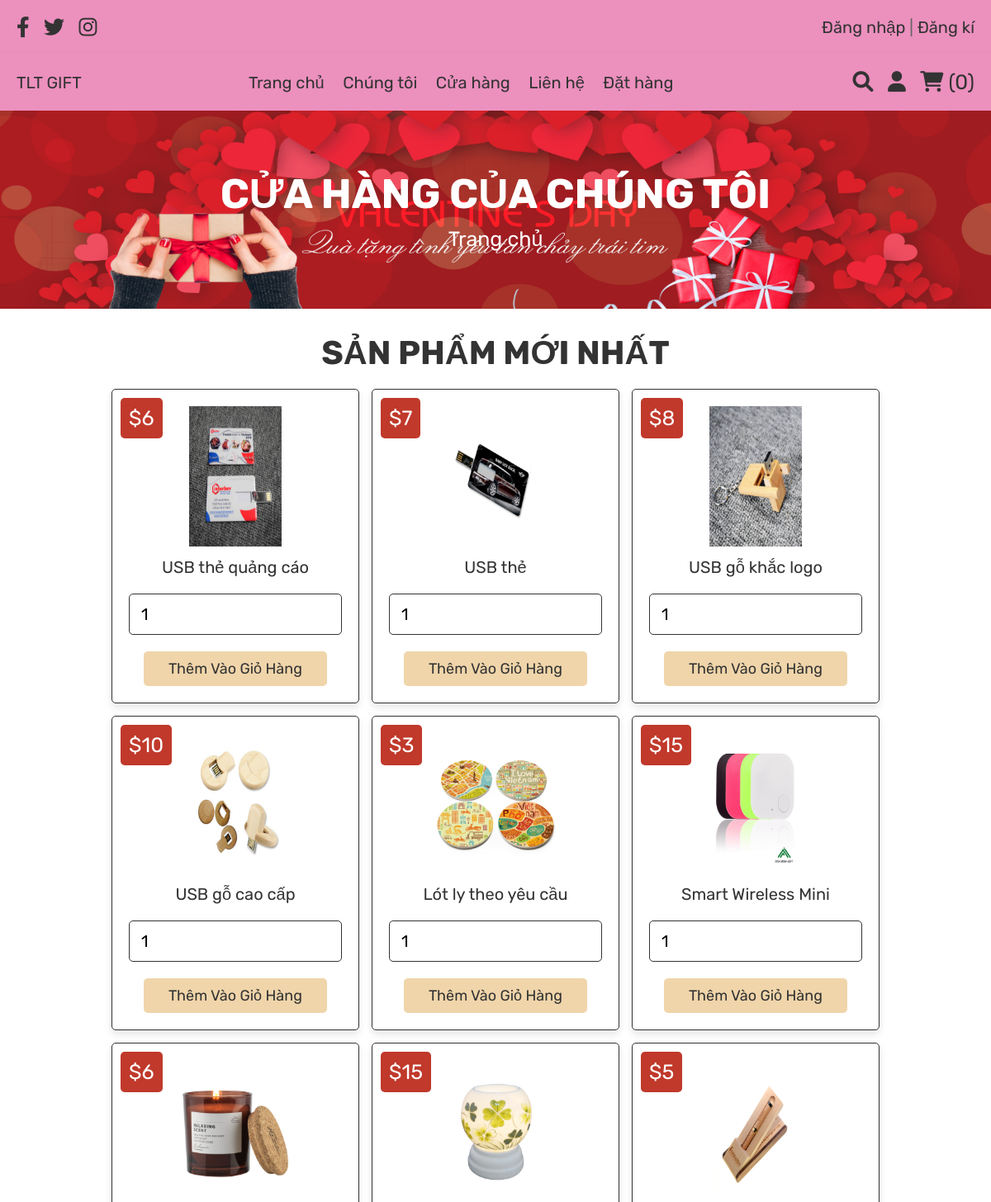
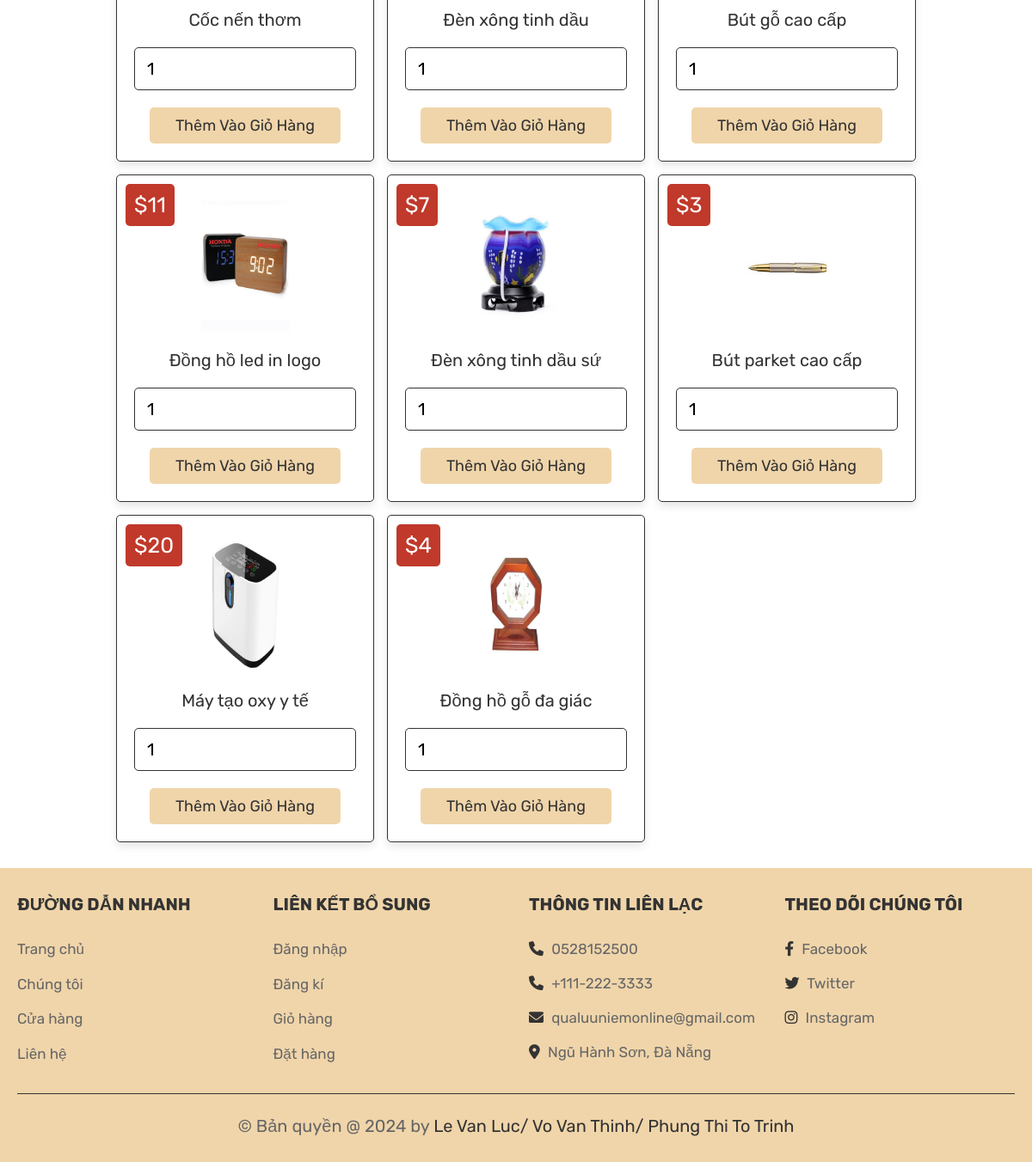
Page /shop.php (signed in) on the committed database (2 pictures, top to bottom).
### tables this page shows
CREATE TABLE `products` (
  `id` int(100) NOT NULL,
  `name` varchar(100) NOT NULL,
  `price` int(100) NOT NULL,
  `image` varchar(100) NOT NULL
);

### shop.php (the view, shortened to what this page needs)
<?php
include 'config.php';
?>
<!DOCTYPE html>
<html lang="en">
<head>
   <link rel="stylesheet" href="https://cdnjs.cloudflare.com/ajax/libs/font-awesome/6.0.0/css/all.min.css">
   <link rel="stylesheet" href="css/style.css">
</head>
<body>
<?php include 'header.php'; ?>
<div class="heading">
   <h3>Cửa hàng của chúng tôi</h3>
   <p> <a href="home.php">Trang chủ</a> </p>
</div>
<section class="products">
   <h1 class="title">Sản phẩm mới nhất</h1>
   <div class="box-container">
      <?php
         $select_products = mysqli_query($conn, "SELECT * FROM `products`") or die('query failed');
         if(mysqli_num_rows($select_products) > 0){
            while($fetch_products = mysqli_fetch_assoc($select_products)){
      ?>
     <form action="" method="post" class="box">
      <img class="image" src="uploaded_img/<?php echo $fetch_products['image']; ?>" alt="">
      <div class="name"><?php echo $fetch_products['name']; ?></div>
      <div class="price">$<?php echo $fetch_products['price']; ?></div>
      <input type="number" min="1" name="product_quantity" value="1" class="qty">
      <input type="submit" value="Thêm vào Giỏ hàng" name="add_to_cart" class="btn">
     </form>
      <?php
         }
      }else{
         echo '<p class="empty">Chưa có sản phẩm nào được thêm vào!</p>';
      }
      ?>
   </div>
</section>
<?php include 'footer.php'; ?>
</body>
</html>

### css/style.css (style rules this page uses)
:root { --pink: #ec90be; --blue :#281f9e; --orange :#FFA500; --red:#c0392b; --green:#12f31d; --black:#333; --gotrang:#f0d5aa; --white:#fff; --light-color:#666; --light-white:#ccc; --light-bg:#f5f5f5; --border:.1rem solid var(--black); --box-shadow:0 .5rem 1rem rgba(0,0,0,.1); }
* { font-family: 'Rubik', sans-serif; margin:0; padding:0; box-sizing: border-box; outline: none; border:none; text-decoration: none; transition:all .2s linear; }
html { font-size: 62.5%; overflow-x: hidden; }
section { padding:3rem 2rem; }
.title { text-align: center; margin-bottom: 2rem; text-transform: uppercase; color:var(--black); font-size: 4rem; }
.btn, .option-btn, .delete-btn, .white-btn { display: inline-block; margin-top: 1rem; padding:1rem 3rem; cursor: pointer; color:var(--black); font-size: 1.8rem; border-radius: .5rem; text-transform: capitalize; }
.white-btn, .btn { background-color: var(--gotrang); }
.heading { min-height: 30vh; display: flex; flex-flow: column; align-items: center; justify-content: center; gap:1rem; background: url(../images/Valentine.webp) no-repeat; background-size: cover; background-position: center; text-align: center; }
.heading h3 { font-size: 5rem; color:var(--white); text-transform: uppercase; }
.heading p { font-size: 2.5rem; color:var(--light-color); }
.heading p a { color:var(--white); }
.products .box-container { max-width: 1200px; margin:0 auto; display: grid; grid-template-columns: repeat(auto-fit, 30rem); align-items: flex-start; gap:1.5rem; justify-content: center; }
.products .box-container .box { border-radius: .5rem; background-color: var(--white); box-shadow: var(--box-shadow); padding:2rem; text-align: center; border:var(--border); position: relative; }
.products .box-container .box .image { height: 17rem; }
.products .box-container .box .name { padding:1rem 0; font-size: 2rem; color:var(--black); }
.products .box-container .box .qty { width: 100%; padding:1.2rem 1.4rem; border-radius: .5rem; border:var(--border); margin:1rem 0; font-size: 2rem; }
.products .box-container .box .price { position: absolute; top:1rem; left:1rem; border-radius: .5rem; padding:1rem; font-size: 2.5rem; color:var(--white); background-color: var(--red); }

### rows in the picture
products: image (picture), name "USB thẻ quảng cáo", price "6"
products: image (picture), name "USB thẻ", price "7"
products: image (picture), name "USB gỗ khắc logo", price "8"
products: image (picture), name "USB gỗ cao cấp", price "10"
products: image (picture), name "Lót ly theo yêu cầu", price "3"
products: image (picture), name "Smart Wireless Mini", price "15"
products: image (picture), name "Cốc nến thơm", price "6"
products: image (picture), name "Đèn xông tinh dầu", price "15"
products: image (picture), name "Bút gỗ cao cấp", price "5"
products: image (picture), name "Đồng hồ led in logo", price "11"
products: image (picture), name "Đèn xông tinh dầu sứ", price "7"
products: image (picture), name "Bút parket cao cấp", price "3"
products: image (picture), name "Máy tạo oxy y tế", price "20"
products: image (picture), name "Đồng hồ gỗ đa giác", price "4"

### other values in the picture
$cart_rows_number "0"
